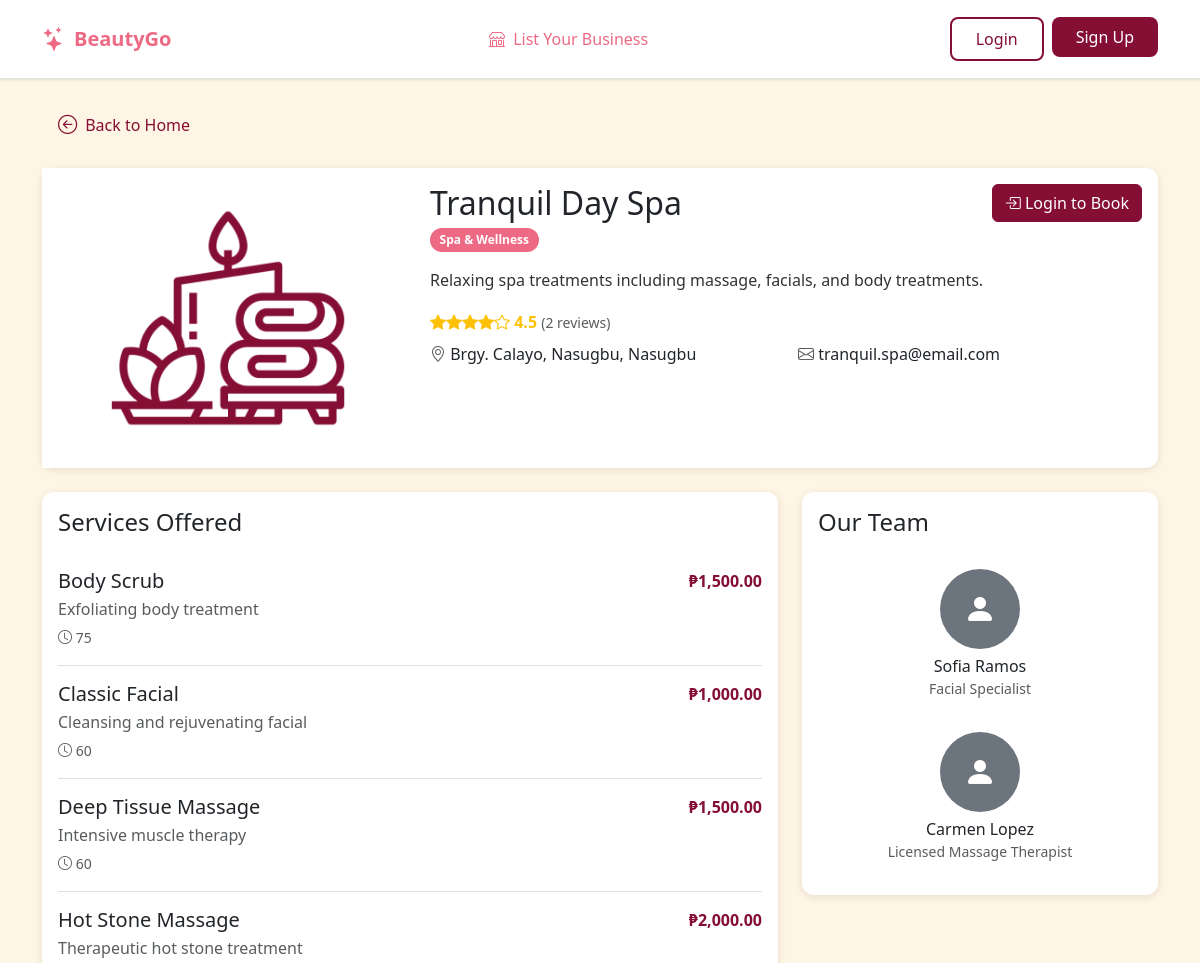
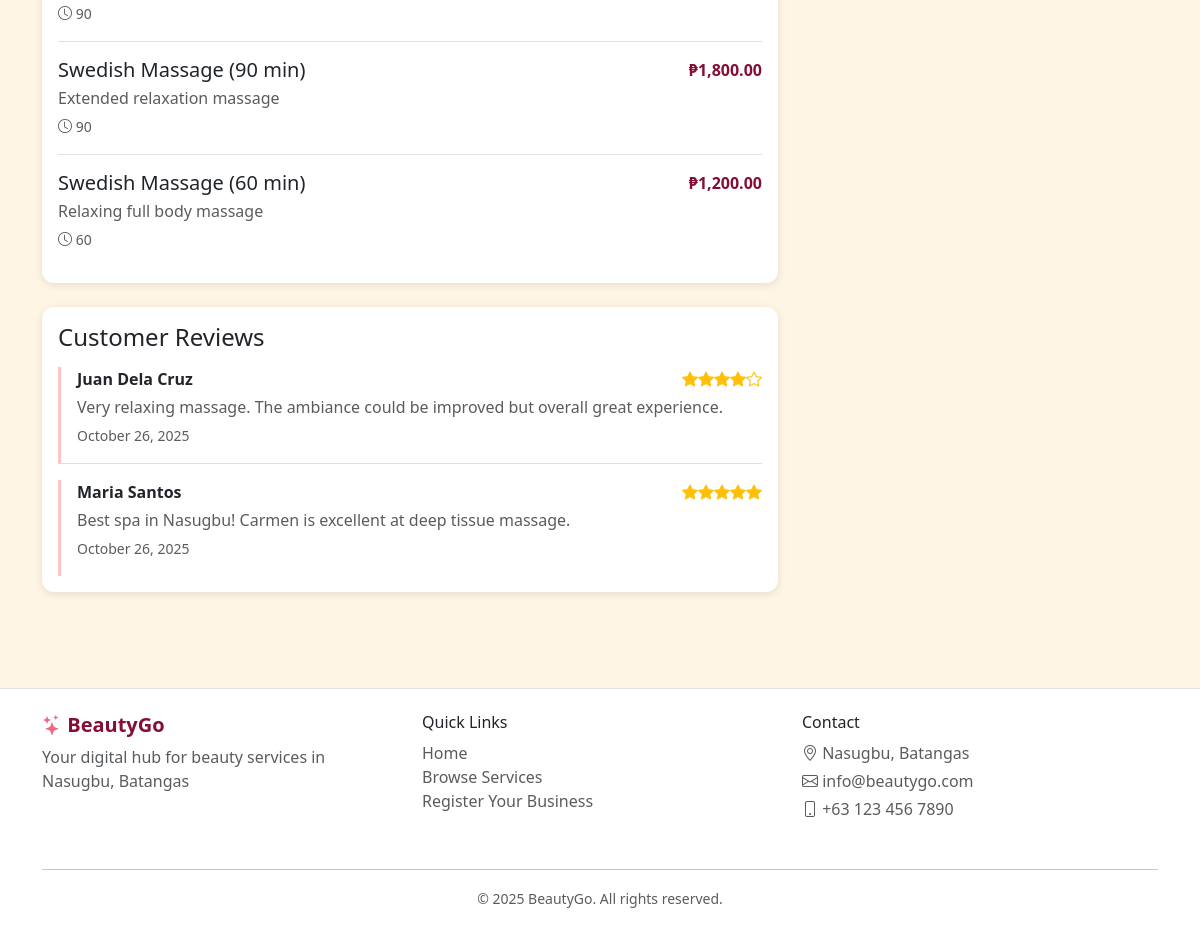
/business-detail.php?id=2, run on the app's committed database (2 pictures, top to bottom).
### tables this page shows
CREATE TABLE `businesses` (
  `business_id` int(11) NOT NULL,
  `business_name` varchar(255) DEFAULT NULL,
  `business_type` varchar(255) DEFAULT NULL,
  `business_desc` text DEFAULT NULL,
  `business_num` varchar(255) DEFAULT NULL,
  `business_email` varchar(255) DEFAULT NULL,
  `business_password` varchar(255) DEFAULT NULL,
  `business_address` varchar(255) DEFAULT NULL,
  `opening_hour` time NOT NULL,
  `closing_hour` time NOT NULL,
  `city` varchar(50) NOT NULL,
  `location` point DEFAULT NULL
);

CREATE TABLE `services` (
  `service_id` int(11) NOT NULL,
  `business_id` int(11) DEFAULT NULL,
  `service_name` varchar(255) DEFAULT NULL,
  `service_type` varchar(255) DEFAULT NULL,
  `service_desc` text DEFAULT NULL,
  `cost` decimal(10,2) DEFAULT NULL COMMENT 'Price in PHP',
  `duration` int(11) DEFAULT NULL COMMENT 'Duration in minutes'
);

CREATE TABLE `reviews` (
  `review_id` int(11) NOT NULL,
  `customer_id` int(11) DEFAULT NULL,
  `business_id` int(11) DEFAULT NULL,
  `review_date` timestamp NULL DEFAULT current_timestamp() COMMENT 'when it was created',
  `rating` int(11) DEFAULT NULL,
  `review_text` text DEFAULT NULL,
  `review_img1` longblob DEFAULT NULL,
  `review_img2` longblob DEFAULT NULL,
  `review_img3` longblob DEFAULT NULL,
  `review_img4` longblob DEFAULT NULL,
  `review_img5` longblob DEFAULT NULL
);

CREATE TABLE `customers` (
  `customer_id` int(11) NOT NULL,
  `fname` varchar(255) DEFAULT NULL,
  `mname` varchar(255) DEFAULT NULL,
  `surname` varchar(255) DEFAULT NULL,
  `cstmr_num` varchar(255) DEFAULT NULL,
  `cstmr_email` varchar(255) DEFAULT NULL,
  `cstmr_password` varchar(255) DEFAULT NULL,
  `cstmr_address` varchar(255) DEFAULT NULL,
  `registration_date` timestamp NOT NULL DEFAULT current_timestamp(),
  `profile_pic` longblob DEFAULT NULL
);

CREATE TABLE `employees` (
  `employ_id` int(11) NOT NULL,
  `service_id` int(11) DEFAULT NULL,
  `business_id` int(11) DEFAULT NULL,
  `employ_fname` varchar(255) NOT NULL,
  `employ_lname` varchar(255) NOT NULL,
  `employ_bio` text DEFAULT NULL,
  `specialization` varchar(50) NOT NULL,
  `skills` varchar(255) NOT NULL,
  `employ_status` varchar(255) NOT NULL,
  `employ_img` longblob DEFAULT NULL
);

### business-detail.php (the view, shortened to what the rows shown need)
<?php
require_once 'backend/function_utilities.php';
require_once 'backend/function_businesses.php';
require_once 'backend/function_services.php';
require_once 'backend/function_employees.php';
require_once 'backend/function_reviews.php';
$businessId = $_GET['id'] ?? '';
$business = getBusinessById($businessId);
$services = getBusinessServices($businessId);
$staff = getBusinessEmployees($businessId);
$reviews = getBusinessReviews($businessId);
$albumImages = [];
if (empty($albumImages)) {
    $defaultImages = [
        'hair salon' => 'resources/salon.png',
        'spa & wellness' => 'resources/spa.png',
        'barbershop' => 'resources/barbers.png',
        'beauty clinic' => 'resources/clinic.png',
        'nail salon' => 'resources/nails.png'
    ];
    $businessType = strtolower($business['business_type'] ?? 'salon');
    $defaultImage = $defaultImages[$businessType] ?? 'resources/default.png';
    $albumImages = [$defaultImage];
}
include 'includes/header.php';
?>
<link rel="stylesheet" href="css/business-detail.css">
<main>
    <div class="container my-4">
        <div class="card mb-4">
            <div class="row g-0">
                <div class="col-md-4">
                    <div class="slideshow-container">
                        <div class="slides-wrapper">
                            <?php foreach ($albumImages as $index => $image): ?>
                                <div class="slide <?php echo $index === 0 ? 'active' : ''; ?>">
                                    <img src="<?php echo htmlspecialchars($image); ?>" alt="<?php echo htmlspecialchars($business['business_name']); ?> - Image <?php echo $index + 1; ?>">
                                </div>
                            <?php endforeach; ?>
                        </div>
                    </div>
                </div>
                <div class="col-md-8">
                    <div class="card-body">
                        <div class="d-flex justify-content-between align-items-start mb-3">
                            <div>
                                <h2 class="mb-1"><?php echo htmlspecialchars($business['business_name']); ?></h2>
                                <span class="badge badge-rose"><?php echo ucfirst($business['business_type']); ?></span>
                            </div>
                            <?php if (isCustomerLoggedIn()): ?>
                                <a href="booking.php?business_id=<?php echo $business['business_id']; ?>" class="btn btn-primary">
                                    <i class="bi bi-calendar-plus"></i> Book Now
                                </a>
                            <?php else: ?>
                                <a href="login.php" class="btn btn-primary">
                                </a>
                            <?php endif; ?>
                        </div>
                        <p class="business-description"><?php echo htmlspecialchars($business['business_desc'] ?? ''); ?></p>
                        <div class="mb-2">
                            <div class="rating mb-2">
                            </div>
                        </div>
                        <div class="row">
                            <div class="col-md-6">
                                <p class="mb-2">
                                    <i class="bi bi-geo-alt text-muted"></i>
                                    <?php echo htmlspecialchars($business['business_address'] ?? ''); ?><?php if (!empty($business['city'])) echo ', ' . htmlspecialchars($business['city']); ?>
                                </p>
                            </div>
                            <div class="col-md-6">
                                <p class="mb-2">
                                    <i class="bi bi-envelope text-muted"></i>
                                    <?php echo htmlspecialchars($business['business_email'] ?? ''); ?>
                                </p>
                            </div>
                        </div>
                    </div>
                </div>
            </div>
        </div>
        <div class="row">
            <div class="col-lg-8">
                <div class="card mb-4">
                    <div class="card-body">
                        <?php if (empty($services)): ?>
                            <div class="empty-state py-3">
                                <i class="bi bi-clipboard-x"></i>
                                <p>No services listed yet</p>
                            </div>
                        <?php else: ?>
                            <?php foreach ($services as $service): ?>
                                <div class="service-item">
                                    <div class="d-flex justify-content-between align-items-start">
                                        <div>
                                            <h5 class="mb-1"><?php echo htmlspecialchars($service['service_name']); ?></h5>
                                            <p class="text-muted mb-1"><?php echo htmlspecialchars($service['service_desc'] ?? ''); ?></p>
                                            <small class="text-muted">
                                                <i class="bi bi-clock"></i> <?php echo htmlspecialchars($service['duration']); ?>
                                            </small>
                                        </div>
                                        <div class="text-end">
                                            <strong style="color: var(--color-burgundy);">₱<?php echo number_format($service['cost'], 2); ?></strong>
                                        </div>
                                    </div>
                                </div>
                            <?php endforeach; ?>
                        <?php endif; ?>
                    </div>
                </div>
                <div class="card mb-4" id="reviews">
                    <div class="card-body">
                        <?php if (empty($reviews)): ?>
                            <div class="empty-state py-3">
                                <i class="bi bi-chat-square-text"></i>
                                <p>No reviews yet. Be the first to review!</p>
                            </div>
                        <?php else: ?>
                            <?php foreach ($reviews as $review): ?>
                                <div class="review-item">
                                    <div class="d-flex justify-content-between align-items-start mb-1">
                                        <strong><?php echo htmlspecialchars(trim(($review['customer_fname'] ?? '') . ' ' . ($review['customer_lname'] ?? '')) ?: 'Anonymous'); ?></strong>
                                        <div class="rating">
                                            <?php
                                            for ($i = 1; $i <= 5; $i++) {
                                                if ($i <= ($review['rating'] ?? 0)) {
                                                    echo '<i class="bi bi-star-fill"></i>';
                                                } else {
                                                    echo '<i class="bi bi-star"></i>';
                                                }
                                            }
                                            ?>
                                        </div>
                                    </div>
                                    <p class="text-muted mb-1"><?php echo htmlspecialchars($review['review_text'] ?? ''); ?></p>
                                    <small class="text-muted"><?php echo formatDate($review['review_date'] ?? ''); ?></small>
                                </div>
                            <?php endforeach; ?>
                        <?php endif; ?>
                    </div>
                </div>
            </div>
            <div class="col-lg-4">
                <div class="card mb-4">
                    <div class="card-body">
                        <?php if (empty($staff)): ?>
                            <div class="empty-state py-3">
                                <i class="bi bi-people"></i>
                                <p>No staff listed yet</p>
                            </div>
                        <?php else: ?>
                            <?php foreach ($staff as $member): ?>
                                <?php
                                $employeeName = trim(($member['employ_fname'] ?? '') . ' ' . ($member['employ_lname'] ?? '')) ?: 'Staff Member';
                                $employeeImg = $member['employ_img'] ?? null;
                                ?>
                                <div class="staff-member">
                                    <?php if (!empty($employeeImg)): ?>
                                        <img alt="<?php echo htmlspecialchars($employeeName); ?>">
                                    <?php else: ?>
                                        <div class="bg-secondary rounded-circle d-inline-flex align-items-center justify-content-center" style="width: 80px; height: 80px; margin-bottom: 0.5rem;">
                                            <i class="bi bi-person-fill text-white" style="font-size: 2rem;"></i>
                                        </div>
                                    <?php endif; ?>
                                    <h6 class="mb-0"><?php echo htmlspecialchars($employeeName); ?></h6>
                                    <small class="text-muted"><?php echo htmlspecialchars($member['specialization'] ?? ''); ?></small>
                                </div>
                            <?php endforeach; ?>
                        <?php endif; ?>
                    </div>
                </div>
            </div>
        </div>
    </div>
</main>
<?php include 'includes/footer.php'; ?>

### data on the page
businesses: business_name "Tranquil Day Spa", business_type "Spa & Wellness", business_desc "Relaxing spa treatments including massage, facials, and body treatments.", business_address "Brgy. Calayo, Nasugbu", city "Nasugbu", business_email "tranquil.spa@email.com"
services: service_name "Body Scrub", service_desc "Exfoliating body treatment", duration "75", cost "1,500.00"
services: service_name "Classic Facial", service_desc "Cleansing and rejuvenating facial", duration "60", cost "1,000.00"
services: service_name "Deep Tissue Massage", service_desc "Intensive muscle therapy", duration "60", cost "1,500.00"
services: service_name "Hot Stone Massage", service_desc "Therapeutic hot stone treatment", duration "90", cost "2,000.00"
services: service_name "Swedish Massage (90 min)", service_desc "Extended relaxation massage", duration "90", cost "1,800.00"
services: service_name "Swedish Massage (60 min)", service_desc "Relaxing full body massage", duration "60", cost "1,200.00"
reviews: customer.surname "Juan Dela Cruz", rating 4 (drawn), review_text "Very relaxing massage. The ambiance could be improved but overall great experience.", review_date "October 26, 2025"
reviews: customer.surname "Maria Santos", rating 5 (drawn), review_text "Best spa in Nasugbu! Carmen is excellent at deep tissue massage.", review_date "October 26, 2025"
employees: employeeName "Sofia Ramos", specialization "Facial Specialist"
employees: employeeName "Carmen Lopez", specialization "Licensed Massage Therapist"

### other printed values
$averageRating "4.5"
count($reviews) "2"
